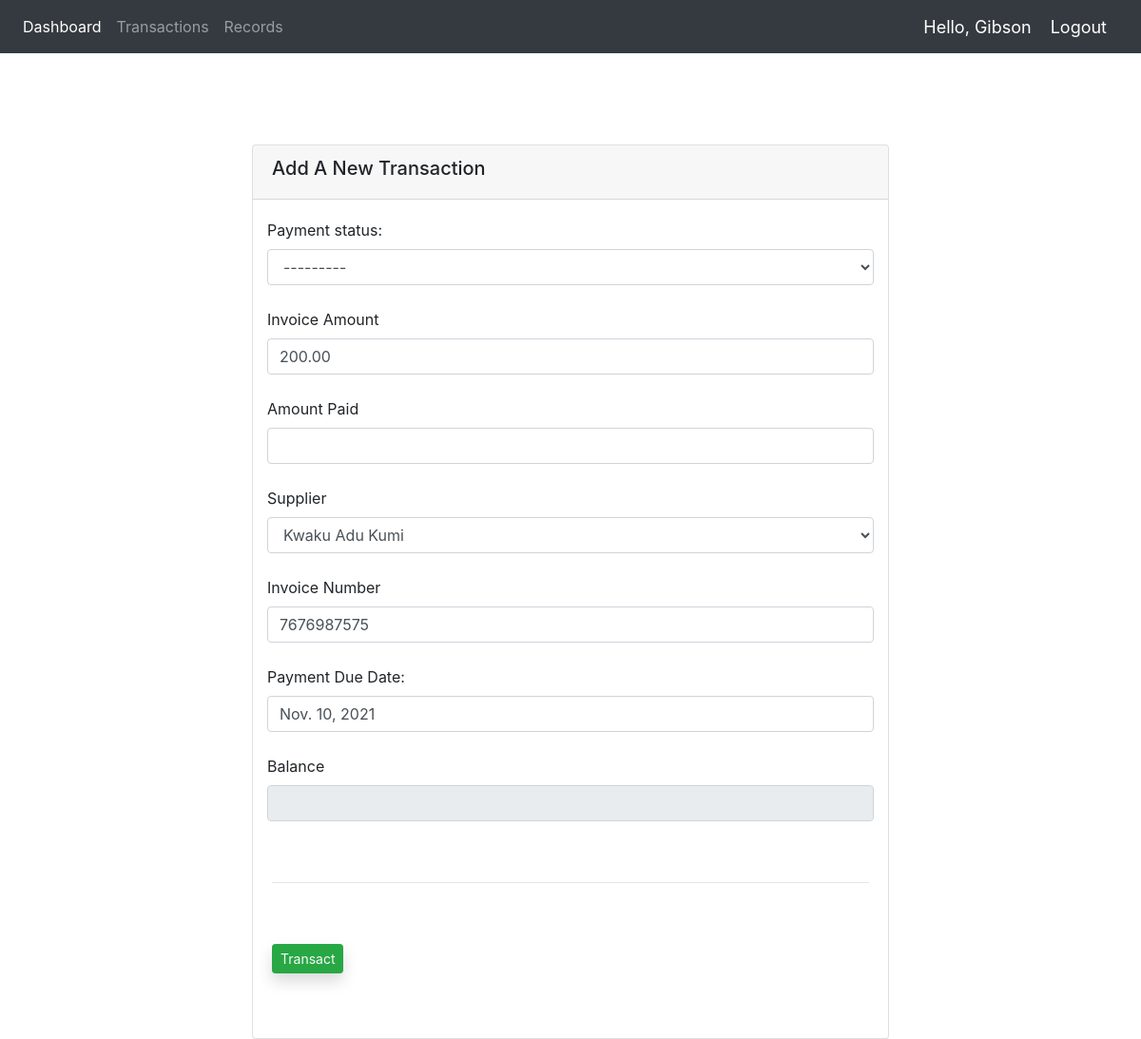
/accountant/home/transact_for_supplier/2/ (signed in), run on the app's committed database.
### app/models.py (models this page shows, shortened)
class Contract(models.Model):
    terms = (
        ('30-70%', '30-70%'),
        ('50-50%', '50-50%'),
        ('Cash On Delivery', 'Cash On Delivery'),
        ('Credit', 'Credit'),
    )
    invoice_number = models.CharField(max_length=50, null=50)
    start_date = models.DateField()
    due_date = models.DateField()
    supplier = models.ForeignKey(Supplier, on_delete=CASCADE)
    invoice_amount = models.DecimalField(max_digits=9, decimal_places=2)
    product_name = models.CharField(max_length=50, null=True)
    contract_terms = models.CharField(max_length=50, choices=terms)

### accountant/views.py (the view, shortened to what this page needs)
# urls.py: path('accountant/home/transact_for_supplier/<int:pk>/', views.transact_for_supplier, name='transact_for_supplier'),
@login_required(login_url='accountantLogin')
def transact_for_supplier(request, pk):
	contract = get_object_or_404(Contract, pk=pk)
	form = AddContractForm(instance=contract)
	context = {'form':form, 'contract':contract}
	return render(request, 'accountant/transact_for_supplier.html', context)

### accountant/forms.py
class AddContractForm(forms.ModelForm):
    class Meta:
        model = Accountant
        fields = '__all__'
        widgets = {
            "payment_status": forms.Select(attrs={'class': 'form-control'}),
            "amount_paid": forms.TextInput(attrs={'class': 'form-control amount'}),
            "supplier": forms.Select(attrs={'class': 'form-control'}),
            "invoice_amount": forms.TextInput(attrs={'class': 'form-control invoice'}),
            "balance_due": forms.DateInput(attrs={'class': 'form-control', 'type': 'date'}),
            "invoice_number": forms.TextInput(attrs={'class': 'form-control invoice_number'}),
            "balance": forms.TextInput(attrs={'class': 'form-control balance'}),
        }

### app/models.py (called while the page is built)
    def __str__(self):
        return self.name

### accountant/templates/accountant/transact_for_supplier.html (shortened to what this page needs)
{% extends '../main.html' %} {% load static %}
{% block content %}
    <br><br><br><br>
    <div class="dashboard-wrapper">
        <div class="container-fluid dashboard-content">
            <div class="row">
                <div class="col-xs-12 col-lg-11 col-md-11 col-sm-12 col-xl-7 mx-auto">
                    <div class="card">
                        <h5 class="card-header"><p class="h5">Add A New Transaction </p></h5>
                        <div class="card-body">
                            <form enctype="multipart/form-data" action="{% url 'transaction' %}" method="post" class="mb-5">
                                <div class="form-row mb-4">
                                    <label class="required" for="id_payment_status">Payment status:</label>
                                    {{ form.payment_status }}
                                </div>
                                <div class="form-row mb-4">
                                    <label for="{{ form.invoice_amount.id_for_label }}">Invoice Amount</label>
                                    <input type="text" value="{{ contract.invoice_amount }}" id="{{ form.invoice_amount.id_for_label }}" class="form-control invoice" name="{{ form.invoice_amount.name }}">
                                </div>
                                <div class="form-row mb-4">
                                    <label for="{{ form.amount_paid.id_for_label }}">Amount Paid</label>
                                    <input type="text" name="{{ form.amount_paid.name }}" id="{{ form.amount_paid.id_for_label }}" class="form-control amount">
                                </div>
                                <div class="form-row mb-4">
                                    <label for="{{ form.address.id_for_label }}">Supplier</label>
                                    {{form.supplier}}
                                </div>
                                <div class="form-row mb-4">
                                    <label for="{{ form.swift_code.id_for_label }}">Invoice Number</label>
                                    <input type="text" value="{{ contract.invoice_number }}" id="{{ form.invoice_number.id_for_label }}" class="form-control" name="{{ form.invoice_number.name }}">
                                </div>
                                <div class="form-row mb-4">
                                        <label class="required" for="{{ form.due_date.id_for_label }}">Payment Due Date:</label>
                                        <input value="{{ contract.due_date }}" id="{{ form.due_date.id_for_label }}" class="form-control" name="{{ form.due_date.name }}">
                                </div>
                                <div class="form-row mb-4">
                                    <label for="{{ form.balance.id_for_label }}">Balance</label>
                                    <input type="text" value="{{ supplier.balance }}" id="{{ form.balance.id_for_label }}" class="form-control balance" name="{{ form.balance.name }}" readonly>
                                </div>
                                <br>
                                <hr>
                                <button type="submit" class="btn btn-success mt-5 text-light btn-sm shadow">Transact</button>
                            </form>
                        </div>
                    </div>
                </div>
            </div>
        </div>
{% endblock content %}

### accountant/templates/navbar.html (shortened to what this page needs)
<nav class="navbar navbar-expand-lg navbar-dark bg-dark">
  <div class="collapse navbar-collapse" id="navbarNav">
    <ul class="navbar-nav">
      <li class="nav-item active">
        <a class="nav-link" href="{% url 'home' %}">Dashboard</a>
      </li>
      <li class="nav-item">
      <a class="nav-link" href="{% url 'transaction' %}">Transactions</a>
      </li>
      <li class="nav-item">
      <a class="nav-link" href="{% url 'records' %}">Records</a>
      </li>
    </ul>
  </div>
  <span class="hello-msg">Hello, {{request.user}}</span>
  <span ><a  class="hello-msg" href="{% url 'accountantLogout' %}">Logout</a></span>
</nav>

### accountant/templates/navbar.html (style rules this page uses)
.hello-msg { font-size: 18px; color: #fff; margin-right: 20px; }

### data on the page
Contract: invoice_amount "200.00", supplier "Kwaku Adu Kumi", invoice_number "7676987575", due_date "Nov. 10, 2021"

### other printed values
{{ request.user }} "Gibson"
